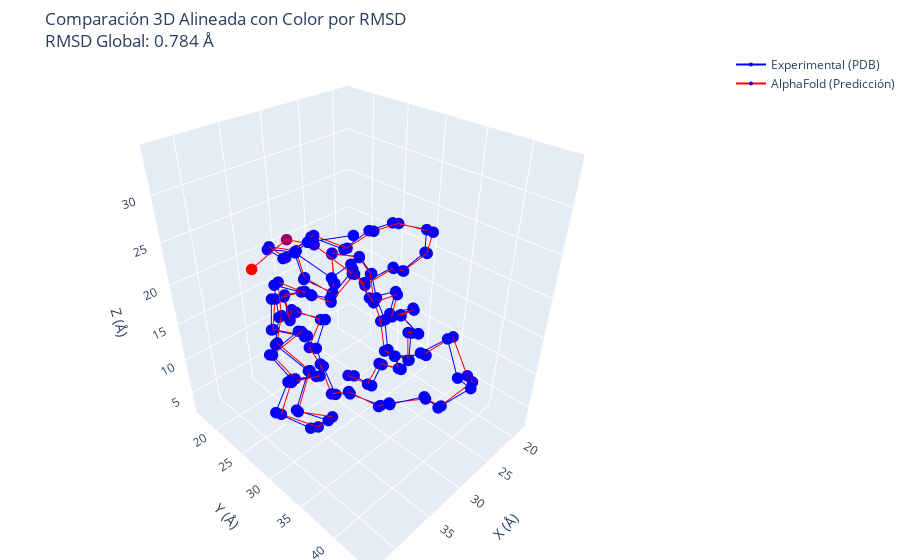

Notebook code for this chart:
### Code cell
import numpy as np
import plotly.graph_objects as go
from Bio.PDB import PDBParser, Superimposer

# Función para cargar una estructura PDB y extraer carbonos alfa (CA) de una cadena específica
def cargar_ca(pdb_path, chain_id="A", max_residuos=None):
    try:
        parser = PDBParser(QUIET=True)
        estructura = parser.get_structure("Proteina", pdb_path)
        
        # Verificar si la cadena existe
        if chain_id not in [chain.id for chain in estructura[0]]:
            raise ValueError(f"La cadena {chain_id} no existe en el archivo {pdb_path}.")
        
        ca_atoms = []
        for i, res in enumerate(estructura[0][chain_id]):  # Usamos la cadena especificada
            if "CA" in res:
                if max_residuos is not None and i >= max_residuos:
                    break
                ca_atoms.append(res["CA"])
        
        if not ca_atoms:
            raise ValueError(f"No se encontraron carbonos alfa (CA) en la cadena {chain_id} del archivo {pdb_path}.")
        
        return ca_atoms
    except Exception as e:
        print(f"Error al cargar el archivo {pdb_path}: {e}")
        return None

# Función para alinear dos estructuras usando Superimposer y calcular RMSD por residuo
def alinear_estructuras(ca_exp, ca_af):
    try:
        super_imposer = Superimposer()
        super_imposer.set_atoms(ca_exp, ca_af)
        super_imposer.apply(ca_af)  # Aplica la transformación a la predicción de AlphaFold
        
        # Calcular RMSD por residuo
        rmsd_residuos = np.linalg.norm(
            np.array([atom1.get_coord() for atom1 in ca_exp]) - 
            np.array([atom2.get_coord() for atom2 in ca_af]),
            axis=1
        )

        return super_imposer, rmsd_residuos
    except Exception as e:
        print(f"Error al alinear las estructuras: {e}")
        return None, None

# Función para graficar con coloración según desviación estructural
def graficar_estructuras_coloreadas(ca_exp, ca_af, rmsd_residuos, title="Comparación 3D Alineada"):
    try:
        # Convertir a coordenadas NumPy para graficar
        ca_exp_coords = np.array([atom.get_coord() for atom in ca_exp])
        ca_af_coords = np.array([atom.get_coord() for atom in ca_af])

        # Normalizar los valores de RMSD para que los colores vayan de azul (baja desviación) a rojo (alta desviación)
        colores = np.interp(rmsd_residuos, (rmsd_residuos.min(), rmsd_residuos.max()), (0, 1))

        # Crear gráfico 3D con plotly
        fig = go.Figure()

        # Graficar estructura experimental en azul
        fig.add_trace(go.Scatter3d(
            x=ca_exp_coords[:, 0], y=ca_exp_coords[:, 1], z=ca_exp_coords[:, 2],
            mode='lines+markers',
            marker=dict(size=4, color='blue'),
            line=dict(color='blue', width=2),
            name="Experimental (PDB)"
        ))

        # Graficar estructura AlphaFold con colores según RMSD
        fig.add_trace(go.Scatter3d(
            x=ca_af_coords[:, 0], y=ca_af_coords[:, 1], z=ca_af_coords[:, 2],
            mode='lines+markers',
            marker=dict(size=4, color=colores, colorscale='Bluered', cmin=0, cmax=1),
            line=dict(color='red', width=2),
            name="AlphaFold (Predicción)"
        ))

        # Configuración del gráfico
        fig.update_layout(
            scene=dict(
                xaxis_title='X (Å)',
                yaxis_title='Y (Å)',
                zaxis_title='Z (Å)',
            ),
            title=f"{title}<br>RMSD Global: {rmsd_residuos.mean():.3f} Å",
            margin=dict(l=0, r=0, b=0, t=50)  # Ajustar márgenes
        )

        # Mostrar el gráfico interactivo
        fig.show()
    except Exception as e:
        print(f"Error al graficar las estructuras: {e}")

# Cargar las estructuras
pdb_exp_path = "/home/antonio-tapia/Documentos/pdb_files/pdb1ubq.ent"
pdb_af_path = "/home/antonio-tapia/Documentos/alphafold_models/P0CG47.pdb"

# Cargar solo los primeros 76 residuos (o menos si una estructura es más corta)
ca_exp = cargar_ca(pdb_exp_path, chain_id="A", max_residuos=76)
ca_af = cargar_ca(pdb_af_path, chain_id="A", max_residuos=76)

# Verificar que ambas estructuras se cargaron correctamente
if ca_exp is not None and ca_af is not None:
    # Alinear estructuras y calcular RMSD por residuo
    super_imposer, rmsd_residuos = alinear_estructuras(ca_exp, ca_af)
    
    if super_imposer is not None:
        # Graficar estructuras alineadas con colores por desviación
        graficar_estructuras_coloreadas(ca_exp, ca_af, rmsd_residuos,
                                        title="Comparación 3D Alineada con Color por RMSD")
        
        # Mostrar el RMSD global
        print(f"RMSD entre estructuras: {super_imposer.rms:.3f} Å")

### Figure 1 — Plotly figure (JSON) as saved in the notebook; plotly's stock layout.template omitted (floating-point values rounded to 4 significant figures)
{"data": [{"line": {"color": "blue", "width": 2}, "marker": {"color": "blue", "size": 4}, "mode": "lines+markers", "name": "Experimental (PDB)", "type": "scatter3d", "x": [26.27, 26.85, 26.24, 26.77, 28.6, 27.69, 30.23, 29.61, 31.42, 28.98, 31.19, 29.54, 31.72, 30.5, 31.68, 31.22, 30.29, 28.47, 25.83, 28.05, 30.8, 31.4, 31.29, 35.03, 35.59, 33.53, 35.6, 38.79, 37.47, 36.73, 40.27, 41.72, 39.81, 39.68, 42.35, 40.23, 41.46, 38.82, 39.06, 37.74, 34.74, 31.2, 28.76, 25.03, 22.13, 18.44, 19.4, 21.55, 25.35, 26.83, 29.01, 32.26, 31.57, 28.11, 27.57, 25.59, 22.92, 22.42, 21.08, 19.07, 21.18, 20.08, 21.66, 21.91, 21.42, 23.21, 25.15, 26.18, 29.8, 30.48, 34.15, 35.16, 38.67, 40.87, 41.85, 40.37], "y": [25.41, 29.02, 30.06, 33.44, 33.97, 37.31, 38.64, 41.18, 43.94, 43.96, 42.01, 39.02, 36.29, 33.88, 30.27, 27.34, 24.25, 20.94, 19.83, 16.83, 19.08, 19.06, 22.2, 21.72, 21.94, 25.1, 26.72, 25.76, 27.39, 30.57, 30.51, 30.02, 32.99, 35.55, 34.27, 33.72, 30.75, 28.02, 28.06, 31.64, 30.88, 30.33, 29.57, 30.17, 29.06, 29.14, 29.89, 26.8, 26.87, 24.52, 21.66, 20.67, 16.96, 17.44, 18.19, 21.11, 18.58, 17.64, 21.15, 21.35, 24.26, 24.77, 26.85, 30.56, 30.25, 32.76, 31.61, 34.13, 34.15, 35.37, 35.47, 34.17, 35.5, 33.8, 36.55, 39.81], "z": [2.842, 3.898, 7.497, 9.197, 12.5, 14.14, 16.66, 19.47, 17.55, 14.68, 12.33, 10.65, 9.176, 6.512, 6.639, 4.275, 6.193, 5.98, 8.494, 9.21, 10.57, 14.29, 16.42, 17.07, 13.3, 12.98, 15.74, 13.88, 10.67, 12.65, 14.11, 10.64, 9.233, 12.07, 14.43, 17.51, 19.59, 19.89, 23.69, 23.71, 21.47, 22.78, 19.91, 20.4, 18.18, 19.08, 22.66, 23.13, 23.64, 21.01, 22.29, 20.51, 19.83, 18.28, 14.56, 13.07, 12.02, 15.69, 16.25, 13.0, 11.69, 8.033, 5.24, 5.881, 9.62, 11.89, 14.98, 17.65, 18.83, 22.37, 23.48, 26.9, 27.68, 30.25, 32.69, 33.94]}, {"line": {"color": "red", "width": 2}, "marker": {"cmax": 1, "cmin": 0, "color": [0.05921, 0.03903, 0.02672, 0.02324, 0.0, 0.00889, 0.02885, 0.05856, 0.09865, 0.1085, 0.05078, 0.05234, 0.01273, 0.01745, 0.02036, 0.04132, 0.04161, 0.07562, 0.04465, 0.07428, 0.05696, 0.05695, 0.05246, 0.05581, 0.03079, 0.03142, 0.03795, 0.03695, 0.03395, 0.03715, 0.03468, 0.04991, 0.07073, 0.06027, 0.04718, 0.02443, 0.01356, 0.02049, 0.03731, 0.0105, 0.02847, 0.03603, 0.02705, 0.02317, 0.02258, 0.02814, 0.07235, 0.07083, 0.0492, 0.04395, 0.04009, 0.05689, 0.06576, 0.05524, 0.03705, 0.02177, 0.02436, 0.03065, 0.04122, 0.02833, 0.03973, 0.05461, 0.03409, 0.004199, 0.02694, 0.008191, 0.005397, 0.01323, 0.02835, 0.02449, 0.04788, 0.03748, 0.1543, 0.1322, 0.5813, 1.0], "colorscale": [[0, "rgb(0,0,255)"], [1, "rgb(255,0,0)"]], "size": 4}, "mode": "lines+markers", "name": "AlphaFold (Predicción)", "type": "scatter3d", "x": [26.82, 27.07, 26.36, 26.84, 28.54, 27.58, 29.98, 28.87, 30.27, 27.83, 30.59, 29.2, 31.62, 30.64, 31.7, 31.66, 30.61, 29.25, 26.21, 28.67, 31.14, 31.58, 31.26, 35.03, 35.6, 33.43, 35.54, 38.77, 37.29, 36.57, 40.16, 41.51, 39.4, 39.47, 42.55, 40.26, 41.29, 38.52, 38.57, 37.78, 34.91, 31.36, 28.99, 25.26, 22.28, 18.53, 19.39, 21.54, 25.29, 26.82, 28.98, 32.34, 31.69, 28.26, 27.65, 25.84, 23.15, 22.59, 21.45, 19.41, 21.7, 20.77, 22.08, 21.96, 21.59, 23.11, 25.17, 26.21, 29.87, 30.57, 34.22, 35.33, 37.75, 39.56, 39.4, 42.59], "y": [24.9, 28.56, 29.7, 33.11, 33.97, 37.34, 38.92, 41.25, 44.19, 43.35, 41.91, 38.95, 36.1, 33.73, 30.08, 27.1, 24.1, 20.55, 19.38, 16.77, 19.48, 19.49, 22.78, 22.37, 22.29, 25.45, 27.19, 26.21, 27.76, 30.98, 30.93, 30.63, 33.69, 35.94, 34.77, 33.98, 30.8, 28.04, 28.05, 31.82, 31.18, 30.76, 29.87, 30.41, 29.31, 29.52, 30.8, 27.66, 27.49, 25.0, 22.08, 21.27, 17.49, 17.97, 18.46, 21.29, 18.69, 17.87, 21.51, 21.49, 24.26, 24.7, 26.68, 30.47, 29.92, 32.66, 31.7, 34.29, 34.49, 35.66, 36.06, 34.57, 36.99, 34.58, 30.89, 30.04], "z": [2.931, 3.991, 7.545, 9.177, 12.49, 14.02, 16.5, 19.34, 17.25, 14.39, 12.08, 10.07, 9.191, 6.343, 6.867, 4.493, 6.619, 6.345, 8.447, 9.911, 11.07, 14.85, 16.76, 17.38, 13.55, 13.21, 15.91, 14.09, 10.87, 12.87, 14.28, 10.7, 9.619, 12.7, 14.73, 17.74, 19.72, 19.93, 23.8, 23.74, 21.29, 22.64, 19.81, 20.47, 18.33, 19.14, 22.68, 23.37, 23.79, 21.34, 22.62, 20.92, 20.46, 18.72, 14.98, 13.15, 12.27, 16.01, 16.43, 13.15, 11.81, 8.134, 5.152, 5.841, 9.627, 11.82, 14.89, 17.51, 18.64, 22.21, 23.29, 26.64, 28.33, 30.76, 29.7, 27.83]}], "layout": {"margin": {"b": 0, "l": 0, "r": 0, "t": 50}, "scene": {"xaxis": {"title": {"text": "X (Å)"}}, "yaxis": {"title": {"text": "Y (Å)"}}, "zaxis": {"title": {"text": "Z (Å)"}}}, "title": {"text": "Comparación 3D Alineada con Color por RMSD<br>RMSD Global: 0.784 Å"}}}
